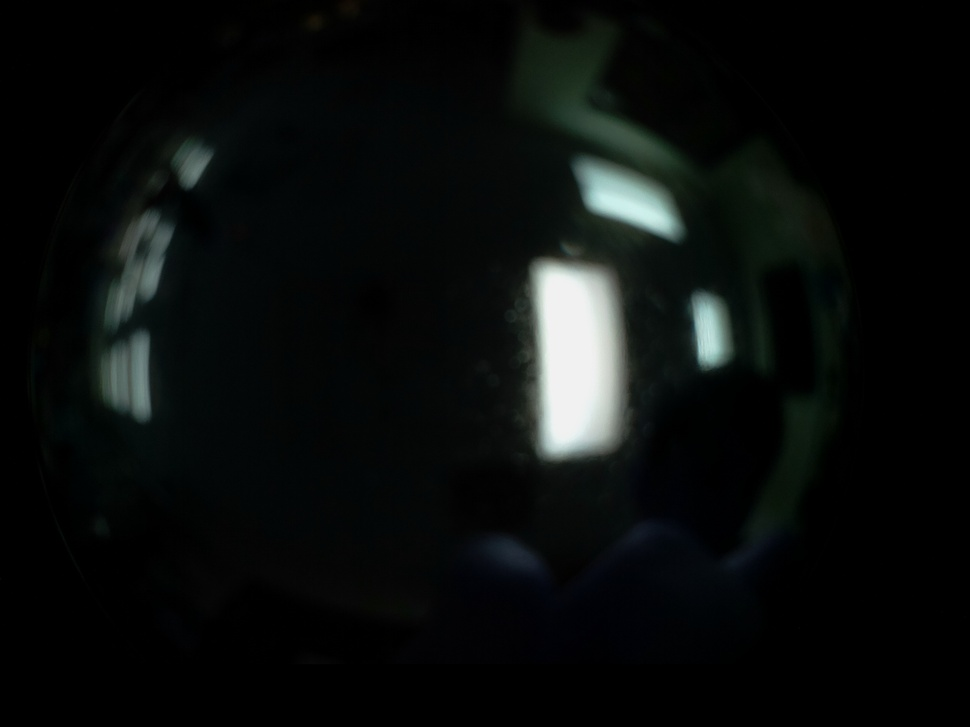
//> input picture quadcopter_new2/MyImage4.jpg, 970 x 727 px, shrunk from 2592 x 1944 before the run, given in place of the camera
$ ./denseOpticalFlowTest   (built with g++ and OpenCV 4)
//> lines starting //> are read from the running program, lines starting //| are printed output that depends on the picture
// https://docs.opencv.org/3.4/d4/dee/tutorial_optical_flow.html

#include <iostream>
#include <opencv2/core.hpp>
#include <opencv2/highgui.hpp>
#include <opencv2/imgproc.hpp>
#include <opencv2/videoio.hpp>
#include <opencv2/video.hpp>
using namespace cv;
using namespace std;
int main()
{
    //VideoCapture capture(samples::findFile("vtest.avi"));
    VideoCapture capture(0);
    if (!capture.isOpened()){
        //error in opening the video input
        cerr << "Unable to open file!" << endl;
        return 0;
    }
    Mat frame1, prvs;
    capture >> frame1;
//> frame1 is the input picture: 727 rows x 970 cols, CV_8UC3; mean B, G, R 12.7, 13.4, 10.5
    cvtColor(frame1, prvs, COLOR_BGR2GRAY);
    while(true){
        Mat frame2, next;
        capture >> frame2;
        if (frame2.empty())
            break;
        cvtColor(frame2, next, COLOR_BGR2GRAY);
        Mat flow(prvs.size(), CV_32FC2);
        calcOpticalFlowFarneback(prvs, next, flow, 0.5, 3, 15, 3, 5, 1.2, 0);
        // visualization
        Mat flow_parts[2];
        split(flow, flow_parts);
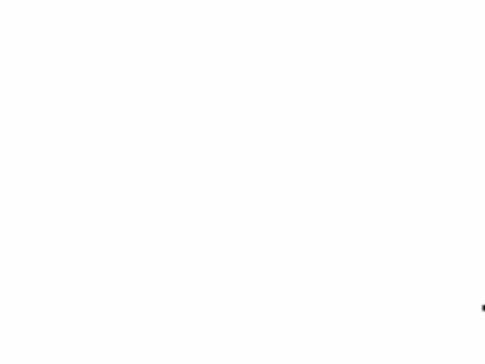
//> flow_parts[0]: 727 rows x 970 cols, CV_32FC1 (shown at 1/2 size); min -2.6e-06, max 6.81e-13, mean -2.06e-10; drawn with min black and max white
        Mat magnitude, angle, magn_norm;
        cartToPolar(flow_parts[0], flow_parts[1], magnitude, angle, true);
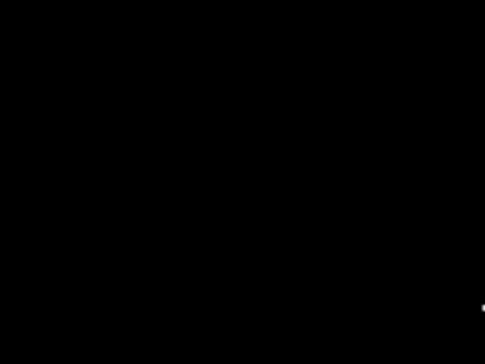
//> magnitude: 727 rows x 970 cols, CV_32FC1 (shown at 1/2 size); min 0, max 2.6e-06, mean 2.06e-10; drawn with min black and max white
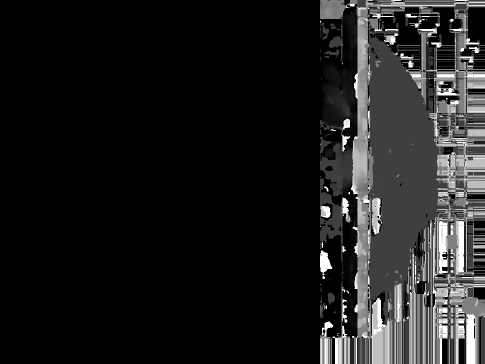
//> angle: 727 rows x 970 cols, CV_32FC1 (shown at 1/2 size); min 0, max 360, mean 42.2; drawn with min black and max white
        normalize(magnitude, magn_norm, 0.0f, 1.0f, NORM_MINMAX);
        angle *= ((1.f / 360.f) * (180.f / 255.f));
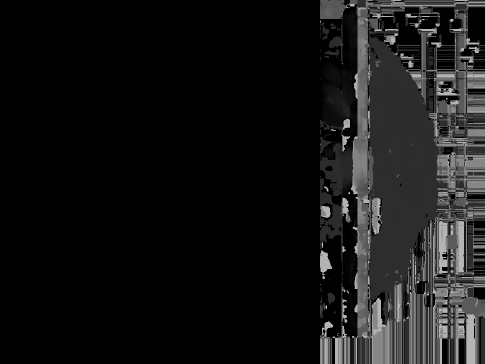
//> angle: 727 rows x 970 cols, CV_32FC1 (shown at 1/2 size); min 0, max 0.706, mean 0.0828
        //build hsv image
        Mat _hsv[3], hsv, hsv8, bgr;
        _hsv[0] = angle;
        _hsv[1] = Mat::ones(angle.size(), CV_32F);
//> _hsv[1]: 727 rows x 970 cols, CV_32FC1; every value is 1
        _hsv[2] = magn_norm;
        merge(_hsv, 3, hsv);
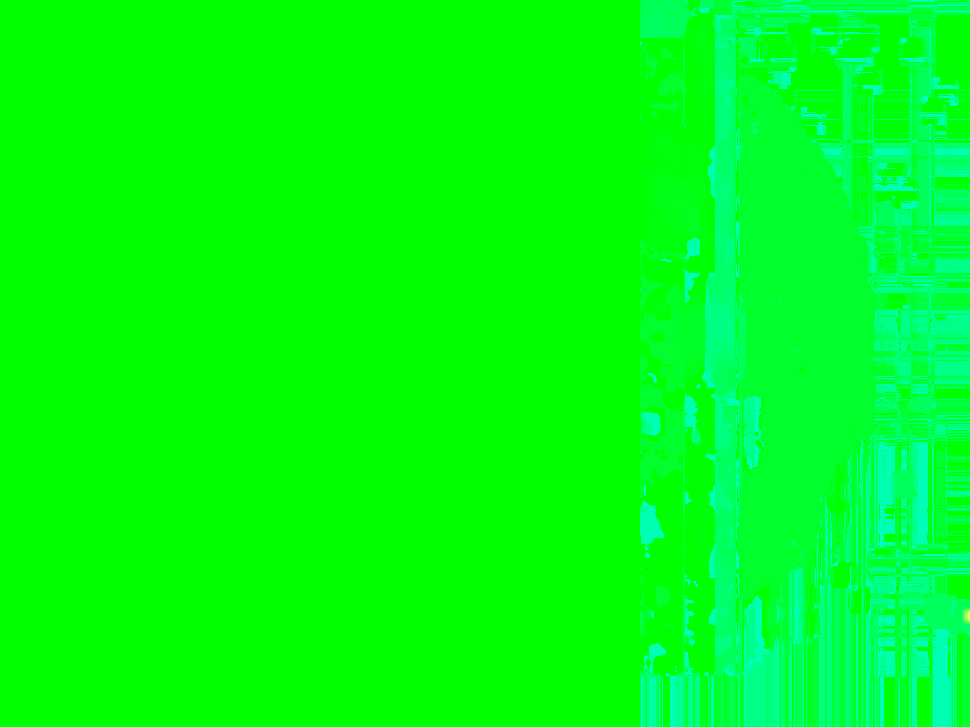
//> hsv: 727 rows x 970 cols, CV_32FC3; mean B, G, R 0.0828, 1, 7.95e-05
        hsv.convertTo(hsv8, CV_8U, 255.0);
        cvtColor(hsv8, bgr, COLOR_HSV2BGR);
        imshow("frame2", bgr);
        int keyboard = waitKey(30);
//> the 'q' key is pressed
        if (keyboard == 'q' || keyboard == 27)
            break;
        prvs = next;
    }
}

$ run again, on quadcopter_new2/MyImage5.jpg
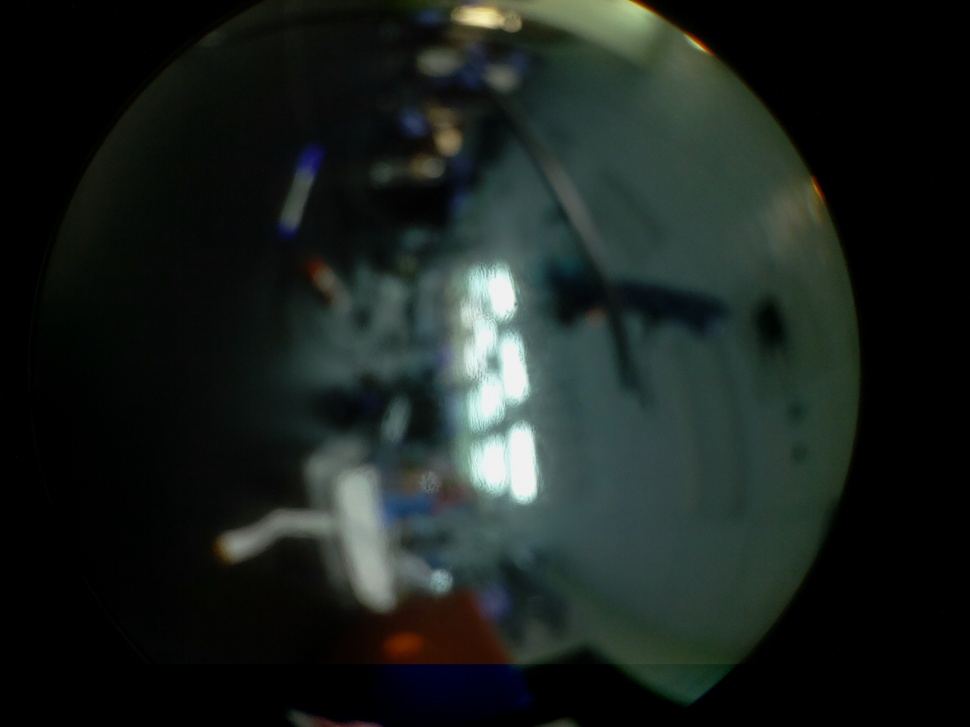
//> input picture quadcopter_new2/MyImage5.jpg, 970 x 727 px, shrunk from 2592 x 1944 before the run, given in place of the camera
//> frame1 is the input picture: 727 rows x 970 cols, CV_8UC3; mean B, G, R 30.5, 33.8, 26.6
//> `angle *= ((1.f / 360.f) * (180.f / 255.f));`:
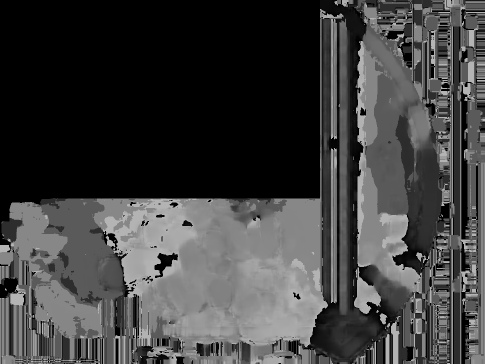
//> angle: 727 rows x 970 cols, CV_32FC1 (shown at 1/2 size); min 0, max 0.706, mean 0.249
//> `merge(_hsv, 3, hsv);`:
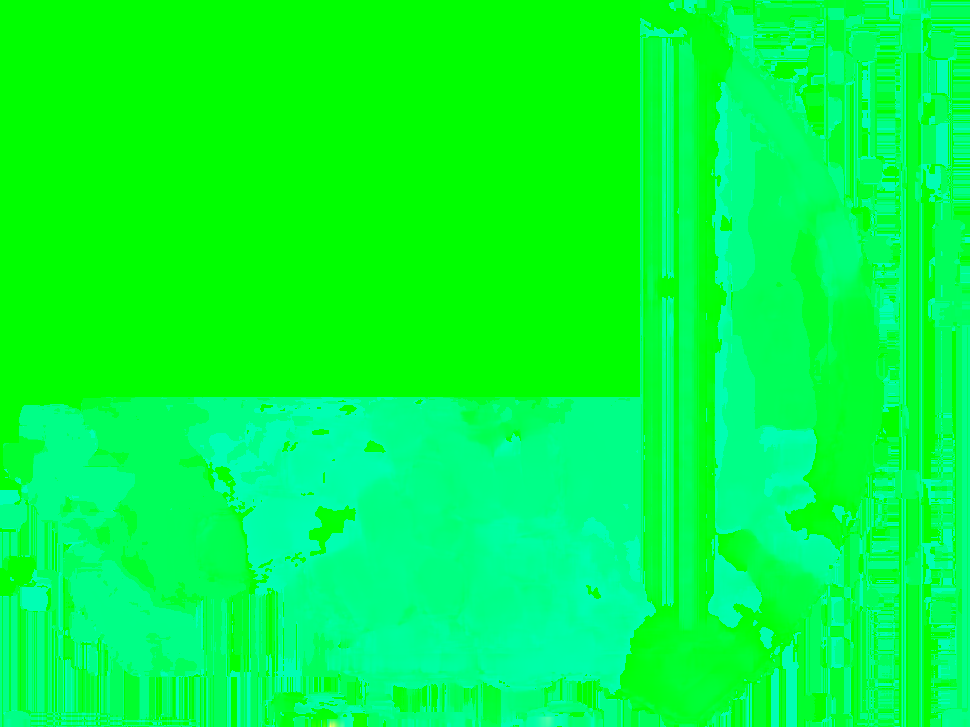
//> hsv: 727 rows x 970 cols, CV_32FC3; mean B, G, R 0.249, 1, 0.000139

$ run again, on quadcopter_new2/MyImage6.jpg
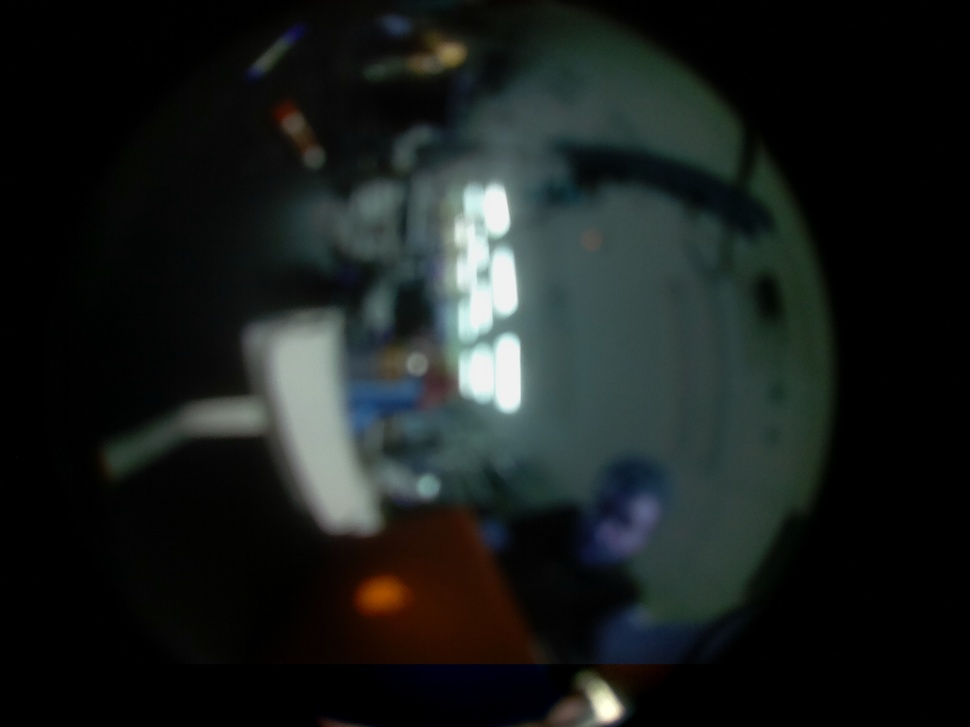
//> input picture quadcopter_new2/MyImage6.jpg, 970 x 727 px, shrunk from 2592 x 1944 before the run, given in place of the camera
//> frame1 is the input picture: 727 rows x 970 cols, CV_8UC3; mean B, G, R 28.9, 30.3, 25.6
//> `angle *= ((1.f / 360.f) * (180.f / 255.f));`:
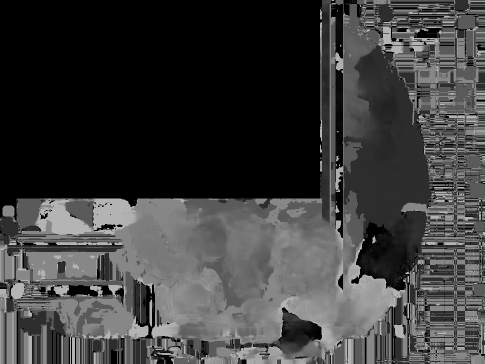
//> angle: 727 rows x 970 cols, CV_32FC1 (shown at 1/2 size); min 0, max 0.706, mean 0.238
//> `merge(_hsv, 3, hsv);`:
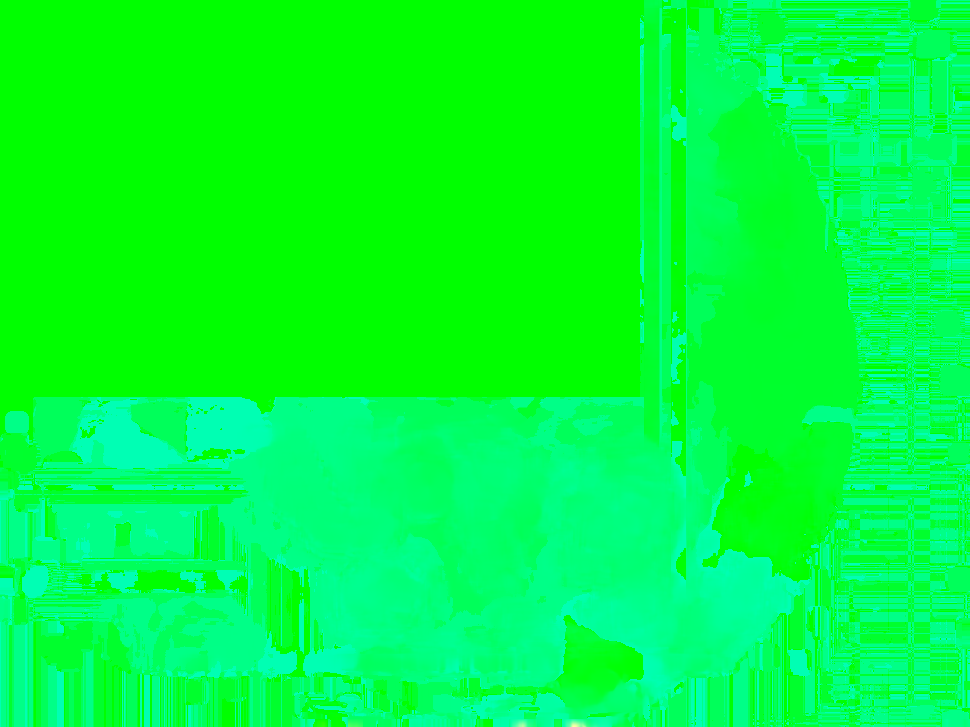
//> hsv: 727 rows x 970 cols, CV_32FC3; mean B, G, R 0.238, 1, 0.000221
